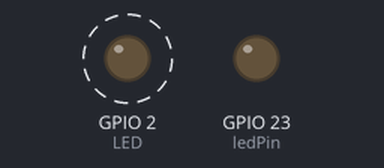
The sketch below on a simulated ESP32. Shown: output pins drawn as LEDs (lit = HIGH). Dashed ring = blinking. What the sketch prints to the serial monitor is not drawn.

Above: at 0.2 s.
Timing chart, 0 to 3.0 s (numbered marks = the images above):
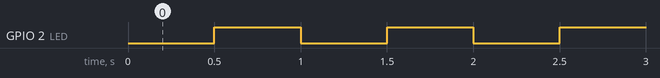

Measured:
- by itself, GPIO 2 (LED): alternates HIGH for 0.50 s and LOW for 0.50 s

The sketch:

Edesign_344_Code.ino
```cpp
const int ledPin = 23;
const int freq = 16;
const int ledChannel = 0;
const int resolution = 16;

#define LED 2  // pin 2 will flash for debug only

void setup() {
  // put your setup code here, to run once:
  Serial.begin(115200); // uart setup
  pinMode(LED,OUTPUT); //set up pin 2 as output
  ledcSetup(ledChannel, freq, resolution); //set pwn freq and resulution
  ledcAttachPin(ledPin, ledChannel); //select pwm outpit pin and channel
  ledcWrite(ledChannel, 11); // set dutycycle to 11/65536 (10u out of 62.5ms)
}

void loop() {
  // This is just for debug. LED flashes and write to uart.
  delay(500);
  digitalWrite(LED,HIGH);
  delay(500);
  digitalWrite(LED,LOW);
  Serial.println("Heart-beat");

}
```
